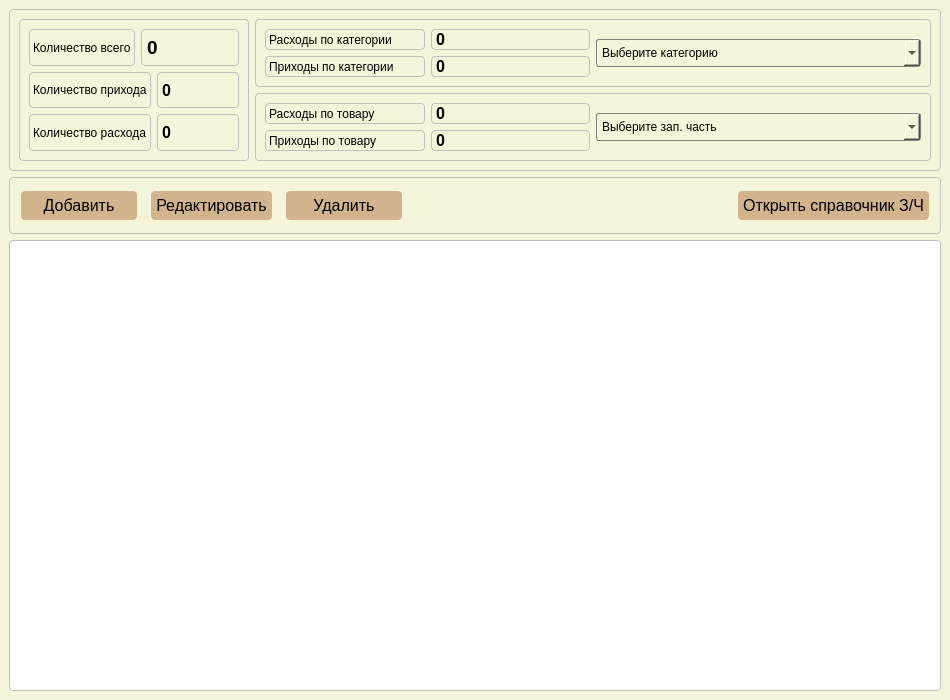
<?xml version="1.0" encoding="UTF-8"?>
<ui version="4.0">
 <class>MainForm</class>
 <widget class="QMainWindow" name="MainForm">
  <property name="geometry">
   <rect>
    <x>0</x>
    <y>0</y>
    <width>950</width>
    <height>700</height>
   </rect>
  </property>
  <property name="font">
   <font>
    <family>Arial</family>
    <pointsize>12</pointsize>
   </font>
  </property>
  <property name="windowTitle">
   <string>Остатки на складе З/Ч</string>
  </property>
  <property name="styleSheet">
   <string notr="true">QWidget {
    background-color: #f5f5dc;
}

QPushButton {
    background-color: #d2b48c;
    border: none;
    color: black;
    padding: 5px;
    text-align: center;
    text-decoration: none;
    display: inline-block;
    font-size: 16px;
    margin: 4px 2px;
    cursor: pointer;
    border-radius: 4px;
}

QPushButton:hover {
    background-color: #d3d3d3; /* светло-серый цвет при наведении */
}

QPushButton:pressed {
    background-color: white; /* белый цвет при нажатии */
}

QComboBox {
    border: 1px solid gray;
    border-radius: 3px;
    padding: 5px;
    min-width: 6em;
}

QComboBox:editable {
    background: white;
}

QLabel {
    color: black;
}

QFrame {
    border: 1px solid #c0c0c0;
    border-radius: 4px;
}

QLineEdit, QPlainTextEdit {
    border: 1px solid #c0c0c0;
    border-radius: 4px;
    background: white;
}

QTableView {
    selection-background-color: #d2b48c;
    selection-color: black;
    background-color: white;
}

QTableView QTableCornerButton::section {
    background: #d2b48c;
    border: 0px;
}</string>
  </property>
  <widget class="QWidget" name="centralwidget">
   <property name="styleSheet">
    <string notr="true"/>
   </property>
   <layout class="QVBoxLayout" name="verticalLayout_6">
    <item>
     <widget class="QFrame" name="frame_top">
      <layout class="QHBoxLayout" name="horizontalLayout_10" stretch="0,1">
       <item>
        <widget class="QFrame" name="frame_left">
         <property name="minimumSize">
          <size>
           <width>230</width>
           <height>0</height>
          </size>
         </property>
         <layout class="QVBoxLayout" name="verticalLayout_2">
          <item>
           <layout class="QHBoxLayout" name="horizontalLayout_11">
            <item>
             <widget class="QLabel" name="label_count_all">
              <property name="text">
               <string>Количество всего</string>
              </property>
             </widget>
            </item>
            <item>
             <widget class="QLabel" name="data_count_all">
              <property name="font">
               <font>
                <family>Arial</family>
                <pointsize>14</pointsize>
                <bold>true</bold>
               </font>
              </property>
              <property name="text">
               <string>0</string>
              </property>
             </widget>
            </item>
           </layout>
          </item>
          <item>
           <layout class="QHBoxLayout" name="horizontalLayout_2">
            <item>
             <widget class="QLabel" name="label_count_in">
              <property name="text">
               <string>Количество прихода</string>
              </property>
             </widget>
            </item>
            <item>
             <widget class="QLabel" name="data_count_in">
              <property name="font">
               <font>
                <family>Arial</family>
                <pointsize>12</pointsize>
                <bold>true</bold>
               </font>
              </property>
              <property name="text">
               <string>0</string>
              </property>
             </widget>
            </item>
           </layout>
          </item>
          <item>
           <layout class="QHBoxLayout" name="horizontalLayout_3">
            <item>
             <widget class="QLabel" name="label_count_exp">
              <property name="text">
               <string>Количество расхода</string>
              </property>
             </widget>
            </item>
            <item>
             <widget class="QLabel" name="data_count_exp">
              <property name="font">
               <font>
                <family>Arial</family>
                <pointsize>12</pointsize>
                <bold>true</bold>
               </font>
              </property>
              <property name="text">
               <string>0</string>
              </property>
             </widget>
            </item>
           </layout>
          </item>
         </layout>
        </widget>
       </item>
       <item>
        <layout class="QVBoxLayout" name="verticalLayout_5">
         <item>
          <widget class="QFrame" name="frame_right1">
           <layout class="QHBoxLayout" name="horizontalLayout_6">
            <item>
             <layout class="QVBoxLayout" name="verticalLayout_3">
              <item>
               <layout class="QHBoxLayout" name="horizontalLayout_4">
                <item>
                 <widget class="QLabel" name="label_exp_category">
                  <property name="text">
                   <string>Расходы по категории</string>
                  </property>
                 </widget>
                </item>
                <item>
                 <widget class="QLabel" name="data_exp_category">
                  <property name="font">
                   <font>
                    <family>Arial</family>
                    <pointsize>12</pointsize>
                    <bold>true</bold>
                   </font>
                  </property>
                  <property name="text">
                   <string>0</string>
                  </property>
                 </widget>
                </item>
               </layout>
              </item>
              <item>
               <layout class="QHBoxLayout" name="horizontalLayout_5">
                <item>
                 <widget class="QLabel" name="label_in_category">
                  <property name="text">
                   <string>Приходы по категории</string>
                  </property>
                 </widget>
                </item>
                <item>
                 <widget class="QLabel" name="data_in_category">
                  <property name="font">
                   <font>
                    <family>Arial</family>
                    <pointsize>12</pointsize>
                    <bold>true</bold>
                   </font>
                  </property>
                  <property name="text">
                   <string>0</string>
                  </property>
                 </widget>
                </item>
               </layout>
              </item>
             </layout>
            </item>
            <item>
             <widget class="QComboBox" name="comboBox_category">
              <property name="minimumSize">
               <size>
                <width>108</width>
                <height>0</height>
               </size>
              </property>
              <property name="placeholderText">
               <string>Выберите категорию</string>
              </property>
             </widget>
            </item>
           </layout>
          </widget>
         </item>
         <item>
          <widget class="QFrame" name="frame_right2">
           <layout class="QHBoxLayout" name="horizontalLayout_9">
            <item>
             <layout class="QVBoxLayout" name="verticalLayout_4">
              <item>
               <layout class="QHBoxLayout" name="horizontalLayout_8">
                <item>
                 <widget class="QLabel" name="label_exp_parts">
                  <property name="text">
                   <string>Расходы по товару</string>
                  </property>
                 </widget>
                </item>
                <item>
                 <widget class="QLabel" name="data_exp_parts">
                  <property name="font">
                   <font>
                    <family>Arial</family>
                    <pointsize>12</pointsize>
                    <bold>true</bold>
                   </font>
                  </property>
                  <property name="text">
                   <string>0</string>
                  </property>
                 </widget>
                </item>
               </layout>
              </item>
              <item>
               <layout class="QHBoxLayout" name="horizontalLayout_7">
                <item>
                 <widget class="QLabel" name="label_in_parts">
                  <property name="text">
                   <string>Приходы по товару</string>
                  </property>
                 </widget>
                </item>
                <item>
                 <widget class="QLabel" name="data_in_parts">
                  <property name="font">
                   <font>
                    <family>Arial</family>
                    <pointsize>12</pointsize>
                    <bold>true</bold>
                   </font>
                  </property>
                  <property name="text">
                   <string>0</string>
                  </property>
                 </widget>
                </item>
               </layout>
              </item>
             </layout>
            </item>
            <item>
             <widget class="QComboBox" name="comboBox_parts">
              <property name="minimumSize">
               <size>
                <width>108</width>
                <height>0</height>
               </size>
              </property>
              <property name="placeholderText">
               <string>Выберите зап. часть</string>
              </property>
             </widget>
            </item>
           </layout>
          </widget>
         </item>
        </layout>
       </item>
      </layout>
     </widget>
    </item>
    <item>
     <widget class="QFrame" name="frame_middle">
      <layout class="QHBoxLayout" name="horizontalLayout" stretch="0,0,0,0,0">
       <property name="spacing">
        <number>10</number>
       </property>
       <item>
        <widget class="QPushButton" name="btn_add">
         <property name="minimumSize">
          <size>
           <width>120</width>
           <height>0</height>
          </size>
         </property>
         <property name="text">
          <string>Добавить</string>
         </property>
        </widget>
       </item>
       <item>
        <widget class="QPushButton" name="btn_edit">
         <property name="minimumSize">
          <size>
           <width>120</width>
           <height>0</height>
          </size>
         </property>
         <property name="text">
          <string>Редактировать</string>
         </property>
        </widget>
       </item>
       <item>
        <widget class="QPushButton" name="btn_delete">
         <property name="minimumSize">
          <size>
           <width>120</width>
           <height>0</height>
          </size>
         </property>
         <property name="text">
          <string>Удалить</string>
         </property>
        </widget>
       </item>
       <item>
        <spacer name="horizontalSpacer">
         <property name="orientation">
          <enum>Qt::Horizontal</enum>
         </property>
         <property name="sizeHint" stdset="0">
          <size>
           <width>40</width>
           <height>20</height>
          </size>
         </property>
        </spacer>
       </item>
       <item>
        <widget class="QPushButton" name="btn_open_refParts">
         <property name="sizePolicy">
          <sizepolicy hsizetype="Minimum" vsizetype="Fixed">
           <horstretch>0</horstretch>
           <verstretch>0</verstretch>
          </sizepolicy>
         </property>
         <property name="minimumSize">
          <size>
           <width>140</width>
           <height>0</height>
          </size>
         </property>
         <property name="maximumSize">
          <size>
           <width>16777215</width>
           <height>16777215</height>
          </size>
         </property>
         <property name="baseSize">
          <size>
           <width>0</width>
           <height>0</height>
          </size>
         </property>
         <property name="layoutDirection">
          <enum>Qt::LeftToRight</enum>
         </property>
         <property name="text">
          <string>Открыть справочник З/Ч</string>
         </property>
         <property name="checkable">
          <bool>false</bool>
         </property>
        </widget>
       </item>
      </layout>
     </widget>
    </item>
    <item>
     <widget class="QTableView" name="tableView">
      <property name="verticalScrollBarPolicy">
       <enum>Qt::ScrollBarAsNeeded</enum>
      </property>
      <property name="horizontalScrollBarPolicy">
       <enum>Qt::ScrollBarAsNeeded</enum>
      </property>
      <property name="autoScroll">
       <bool>true</bool>
      </property>
     </widget>
    </item>
   </layout>
  </widget>
 </widget>
 <resources/>
 <connections/>
</ui>
